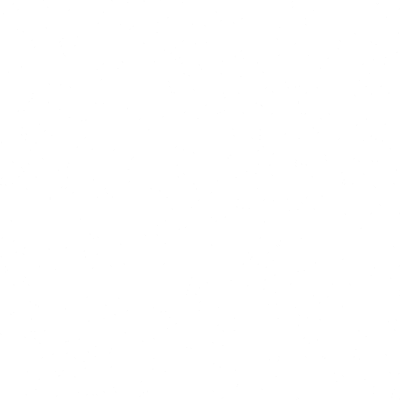
Frame 1 (no input)
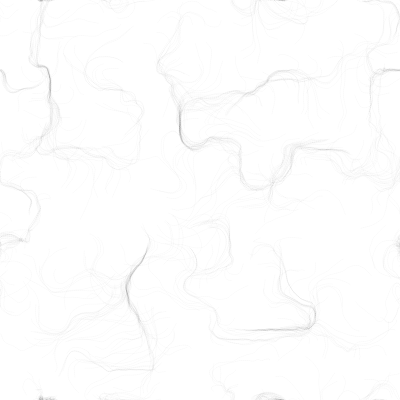
Frame 60 (no input)
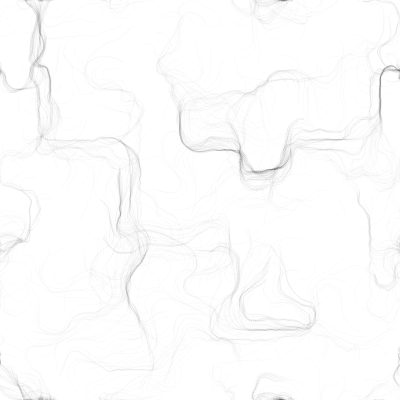
Frame 120 (the mouse pressed at the canvas centre since frame 60)

The p5.js sketch that drew these frames (run headless with seeded random() and noise() and a simulated clock; from frame 60 on, the mouse is pressed at the canvas centre):

// p5.js sketch
// ── sketch.js
var inc = 0.1;
var scl = 10;
var cols;
var rows;
var zoff = 0;
var ft = 0;
var particles = [];
var flowField;

function setup() {
  createCanvas(400, 400);
  cols = floor(width / scl);
  rows = floor(height / scl);
  ft = createP('');
  for (var i = 0; i < 500; i++) {
    particles[i] = new Particle();
  }
  flowField = new Array(cols * rows);
  background(255);
}

function draw() {
  //  background(255);
  var yoff = 0;
  for (var y = 0; y < rows; y++) {
    var xoff = 0;
    for (var x = 0; x < cols; x++) {
      var angle = noise(xoff, yoff, zoff) * TWO_PI * 4;
      var index = x + y * cols;
      var v = p5.Vector.fromAngle(angle);
      //v.setMag(0.7);
      flowField[index] = v;
      xoff += inc;
      //stroke(0, 100);
      //strokeWeight(1);
      //push();
      //translate(x * scl, y * scl);
      //rotate(v.heading());
      //line(0, 0, scl, 0);
      //pop();
    }
    yoff += inc;
  }
  zoff += 0.005;
  ft.html(floor(frameRate()));
  for (var i = 0; i < particles.length; i++) {
    particles[i].follow(flowField);
    particles[i].update();
    particles[i].show();
    particles[i].edges();

  }

}

// ── particle.js
function Particle() {
  this.pos = createVector(random(width), random(height));
  this.vel = createVector(0, 0);
  this.acc = createVector(0, 0);
  this.maxSpeed = 2;
  this.prevPos = this.pos.copy();

  this.update = function() {
    this.prevPos.x = this.pos.x;
    this.prevPos.y = this.pos.y;
    this.vel.add(this.acc);
    this.vel.limit(this.maxSpeed);
    this.pos.add(this.vel);
    this.acc.mult(0);
  };

  this.applyForce = function(force) {
    this.acc.add(force);
  };

  this.follow = function(field) {
    var x = floor(this.pos.x / scl);
    var y = floor(this.pos.y / scl);
    var i = x + y * cols;
    this.applyForce(field[i]);
  };

  this.show = function() {
    stroke(0, 4);
    strokeWeight(1);
    line(this.prevPos.x, this.prevPos.y, this.pos.x, this.pos.y);
  };

  this.edges = function() {
    if (this.pos.x > width) {
      this.pos.x = 0;
      this.prevPos.x = this.pos.x;
      this.prevPos.y = this.pos.y;
    }
    if (this.pos.x < 0) {
      this.pos.x = width;
      this.prevPos.x = this.pos.x;
      this.prevPos.y = this.pos.y;
    }
    if (this.pos.y > height) {
      this.pos.y = 0;
      this.prevPos.x = this.pos.x;
      this.prevPos.y = this.pos.y;
    }
    if (this.pos.y < 0) {
      this.pos.y = height;
      this.prevPos.x = this.pos.x;
      this.prevPos.y = this.pos.y;
    }
  };

}
